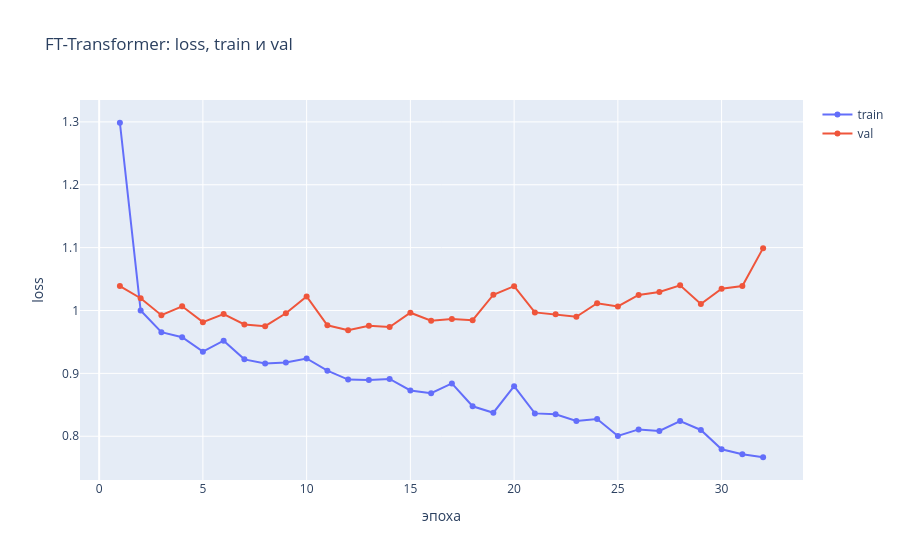
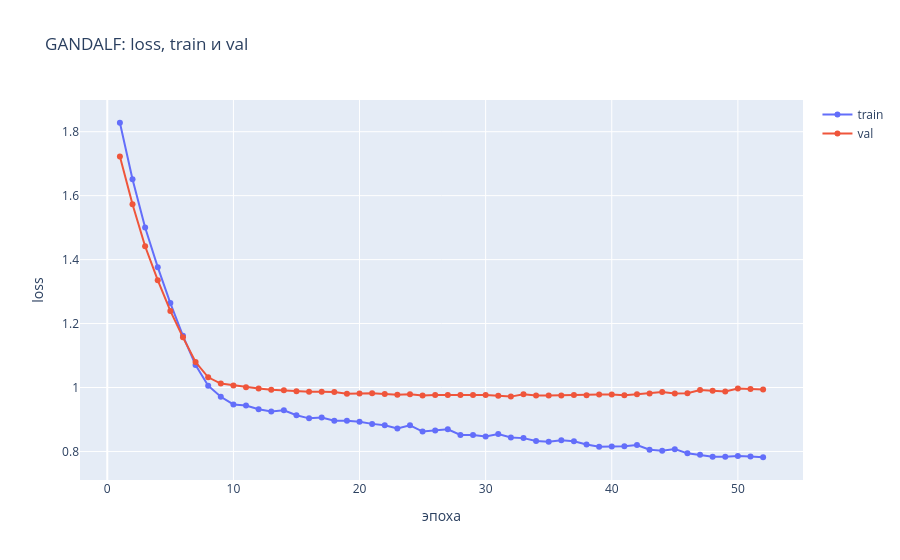

The code cell stored with these charts, in order, in its notebook:
### Code cell
for name, r in [("FT-Transformer", ft_run), ("GANDALF", gandalf_run)]:
    fig = plot_curves(r.history, "loss", title=f"{name}: loss, train и val")
    fig.update_layout(xaxis_title="эпоха", yaxis_title="loss")
    fig.show()
